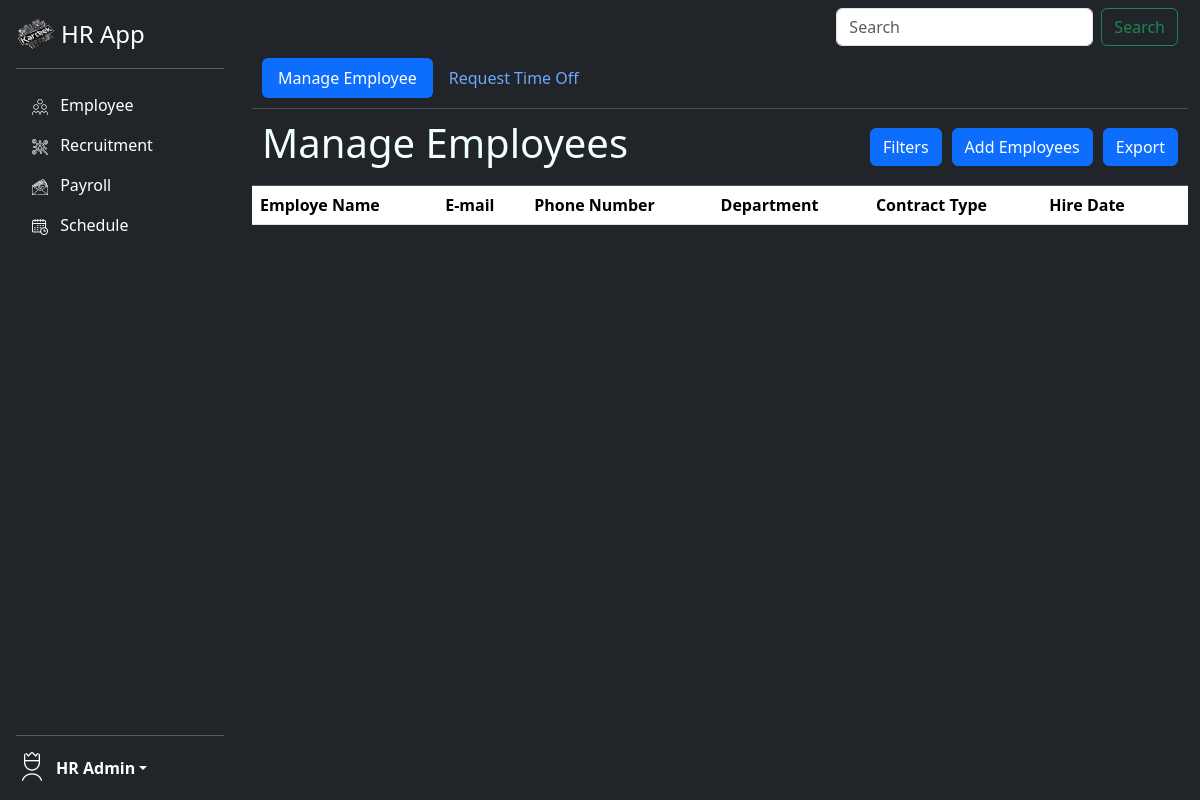
The app's page /hr_app/, older data.
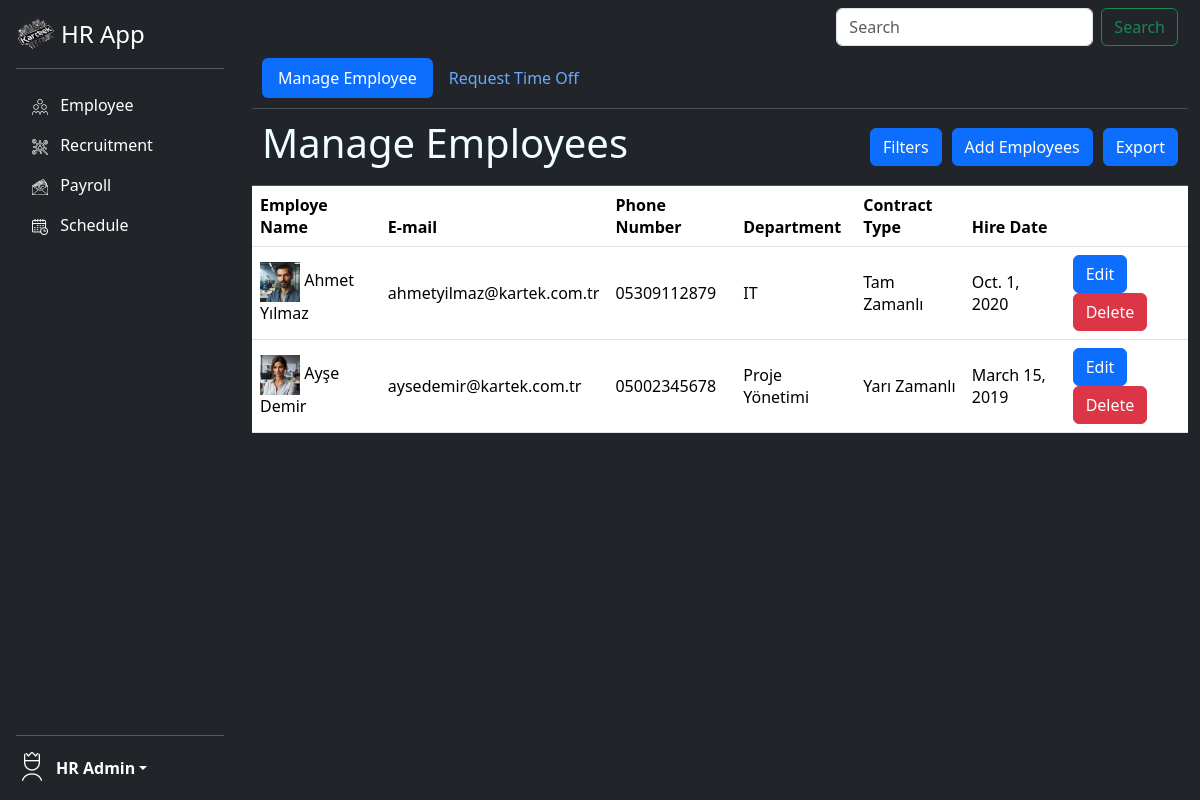
The same page, newer data.
### hr_app/models.py (models this page shows, shortened)
class Employee(models.Model):
    name = models.CharField(max_length=100)
    email = models.EmailField(help_text="someone@kartek.com",unique=True)
    phone = models.CharField(max_length=15)
    address = models.TextField(null=True)
    position = models.CharField(max_length=50)
    contract_type = models.CharField(max_length=50)
    hire_date= models.DateField()
    salary = models.DecimalField(max_digits=10,decimal_places=2)
    department = models.CharField(max_length=100)
    education = models.CharField(max_length=100)
    birthdate = models.DateField()
    photo = models.ImageField(upload_to="employee_photos/")
    password = models.CharField(max_length=120)
    absence = models.DecimalField(max_digits=4,decimal_places=1,null=True)

### hr_app/views.py (the view)
# urls.py: path("", views.manageemployee,name="manageemployee"),
def manageemployee(request):
    employees = Employee.objects.all()
    return render(request,"manageemployee.html",{"employees":employees})

### hr_app/templates/manageemployee.html (shortened to what this page needs)
{% extends "base.html" %}
{% block content %}
<div class="container fixed-top " style="max-height: 80vh; overflow-y: auto; margin-left: 20%; margin-top: 4%; width:auto">
<nav class=" nav nav-pills navbar-expand-lg bg-dark border-bottom border-body" data-bs-theme="dark" style="color: azure;
padding: 10px;">
    <a href="{% url 'hr_app:manageemployee' %}" class="nav-link active" aria-current="page"> Manage Employee</a>
    <a href="" class="nav-link"> Request Time Off</a>
  </nav>
  <nav class="navbar navbar-expand-lg bg-dark border-bottom border-body" data-bs-theme="dark" style="padding: 10px; color: azure;">
    <h1 style="margin-right: auto;"> Manage Employees</h1>
    <button type="button" class="btn btn-primary" data-bs-toggle="modal" data-bs-target="#exampleModal" style="margin-right:10px;">
      Filters
    </button>
    <a class="btn btn-primary" href="{% url 'hr_app:addemployee' %}" role="button" style="margin-right: 10px;">Add Employees</a>
    <a class="btn btn-primary" href="{% url 'hr_app:export_excel_employee' %}" role="button">Export</a>
  </nav>
<table class="table">
    <thead>
      <tr>
        <th scope="col">Employe Name</th>
        <th scope="col">E-mail</th>
        <th scope="col">Phone Number</th>
        <th scope="col">Department</th>
        <th scope="col">Contract Type</th>
        <th scope="col">Hire Date</th>
        <th> </th>
      </tr>
    </thead>
    <tbody>
        {% for employee in employees %}
      <tr valign="middle">
        <td> <img src='{{employee.photo.url}}' alt="Employee photo" align="middle" width="40px" height="40px">
        {{employee.name}}
        </td>
        <td>
          {{employee.email}}
        </td>
        <td>
            {{employee.phone}}
        </td>
        <td>
            {{employee.department}}
        </td>
        <td>
            {{employee.contract_type}}
        </td>
        <td>
            {{employee.hire_date}}
        </td>
        <td>
            <a class="btn btn-primary" href="{% url 'hr_app:edit_employee' employee.id %}" role="button">Edit</a>
            <a class="btn btn-danger" href="{% url 'hr_app:deleteemployee' employee.id %}" role="button">Delete</a>
        </td>
      </tr>
        {% endfor %}
    </tbody>
  </table>
</div>
{% endblock %}

### hr_app/templates/base.html (shortened to what this page needs)
{% load static %}
<html lang="en">
<head>
    <link href="https://cdn.jsdelivr.net/npm/bootstrap@5.3.3/dist/css/bootstrap.min.css" rel="stylesheet">
    <link rel="stylesheet" href="{% static 'header.css' %}">
</head>
<body class="bg-dark">
    <div class="d-flex flex-column flex-shrink-0 p-3 text-bg-dark" style="width: 20%; height: 100%;">
        <a href="/" class="d-flex align-items-center mb-3 mb-md-0 me-md-auto text-white text-decoration-none">
          <img src="{% static 'Kartek logo.png' %}" alt="Kartek logo" width="40px" height="32px" style="margin-right: 5px;">
          <span class="fs-4">HR App</span>
        </a>
        <hr>
        <ul class="nav nav-pills flex-column mb-auto">
          <li class="nav-item">
            <a href="{% url 'hr_app:manageemployee' %}" class="nav-link text-white" aria-current="page">
              <img src="{% static 'employees.png' %}" class="bi pe-none me-2" width="16" height="16"></img>
              Employee
            </a>
          </li>
          <li>
            <a href="{% url 'hr_app:jobs' %}" class="nav-link text-white">
              <img src="{% static 'recruitment.png' %}" class="bi pe-none me-2" width="16" height="16"></img>
              Recruitment
            </a>
          </li>
          <li>
            <a href="#" class="nav-link text-white">
              <img src="{% static 'salary.png' %}" class="bi pe-none me-2" width="16" height="16"></img>
              Payroll
            </a>
          </li>
          <li>
            <a href="#" class="nav-link text-white">
              <img src="{% static 'schedule.png' %}" class="bi pe-none me-2" width="16" height="16"></img>
              Schedule
            </a>
          </li>
        </ul>
        <hr>
        <div class="dropdown">
          <a href="#" class="d-flex align-items-center text-white text-decoration-none dropdown-toggle" data-bs-toggle="dropdown" aria-expanded="false">
            <img src="{% static 'user-crown.png'%}" alt="" width="32" height="32" class="rounded-circle me-2">
            <strong>HR Admin</strong>
          </a>
        </div>
      </div>
      <nav class="navbar fixed-top navbar-dark bg-dark" style="width: 80%; margin-left: 20%;">
        <div class="container-fluid">
          <form class="d-flex" role="search">
            <input class="form-control me-2" type="search" placeholder="Search" aria-label="Search">
            <button class="btn btn-outline-success" type="submit" style="margin-right: 10px;"> Search</button>
          </form>
        </div>
      </nav>
      {% block content %}
      {% endblock %}
</body>
</html>

Row changes from the older to the newer data that the page shows:
added Employee: photo (picture), name "Ahmet Yılmaz", email "ahmetyilmaz@kartek.com.tr", phone "05309112879", department "IT", contract_type "Tam Zamanlı", hire_date "Oct. 1, 2020"
added Employee: photo (picture), name "Ayşe Demir", email "aysedemir@kartek.com.tr", phone "05002345678", department "Proje Yönetimi", contract_type "Yarı Zamanlı", hire_date "March 15, 2019"
